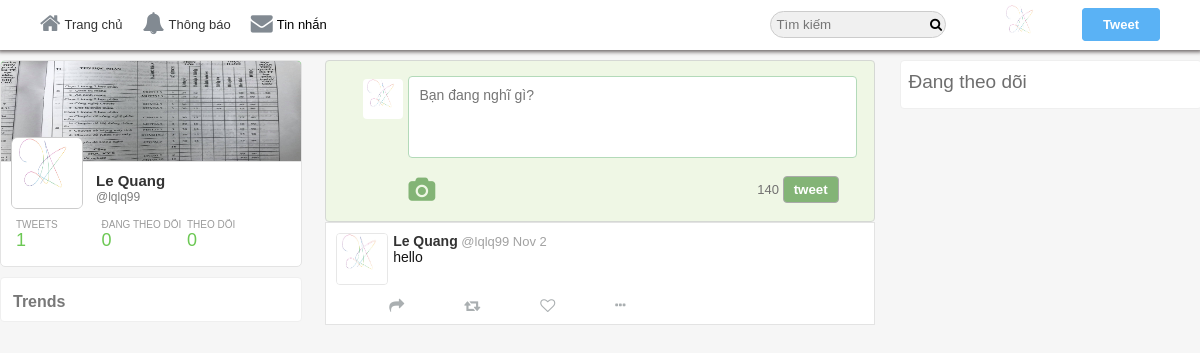
Screenshot of /home.php (signed in) with the database file from the repository.
### tables this page shows
CREATE TABLE `users` (
  `user_id` int(11) NOT NULL,
  `username` varchar(40) NOT NULL,
  `email` varchar(255) NOT NULL,
  `password` varchar(32) NOT NULL,
  `screenName` varchar(40) NOT NULL,
  `profileImage` varchar(255) NOT NULL,
  `profileCover` varchar(255) NOT NULL,
  `following` int(11) NOT NULL,
  `followers` int(11) NOT NULL,
  `bio` varchar(140) NOT NULL,
  `country` varchar(255) NOT NULL,
  `website` varchar(255) NOT NULL
);

CREATE TABLE `tweets` (
  `tweetID` int(11) NOT NULL,
  `status` varchar(140) NOT NULL,
  `tweetBy` int(11) NOT NULL,
  `retweetID` int(11) NOT NULL,
  `retweetBy` int(11) NOT NULL,
  `tweetImage` varchar(255) NOT NULL,
  `likesCount` int(11) NOT NULL,
  `retweetCount` int(11) NOT NULL,
  `postedOn` datetime NOT NULL,
  `retweetMsg` varchar(140) NOT NULL
);

### core/init.php (called while the page is built, shortened)
<?php
	include 'database/connection.php';
	include 'classes/user.php';
	include 'classes/tweet.php';
	include 'classes/follow.php';
  	global $pdo;
  	$getFromU = new User($pdo);
 ?>

### core/classes/user.php (called while the page is built, shortened)
	<?php
class User{
	protected $pdo;
 	public function __construct($pdo){
	    $this->pdo = $pdo;
	}
	public function userData($user_id){
		$stmt = $this->pdo->prepare('SELECT * FROM `users` WHERE `user_id` = :user_id');
		$stmt->bindParam(':user_id', $user_id, PDO::PARAM_INT);
		$stmt->execute();
		return $stmt->fetch(PDO::FETCH_OBJ);
	}
	public function loggedIn(){
		return (isset($_SESSION['user_id'])) ? true : false;
	}
	public function timeAgo($datetime){
		$time    = strtotime($datetime);
 		$current = time();
 		$seconds = $current - $time;
 		$minutes = round($seconds / 60);
		$hours   = round($seconds / 3600);
		$months  = round($seconds / 2600640);
		if($seconds <= 60){
			if($seconds == 0){
				return 'now';
			}else{
				return $seconds.'s';
			}
		}else if($minutes <= 60){
			return $minutes.'m';
		}else if($hours <= 24){
			return $hours.'h';
		}else if($months <= 12){
			return date('M j', $time);
		}else{
			return date('j M Y', $time);
		}
	}
}
?>

### home.php (the view, shortened to what this page needs)
<?php
  include 'core/init.php';
  $user_id = $_SESSION['user_id'];
  $user = $getFromU->userData($user_id);
  $notify  = $getFromM->getNotificationCount($user_id);
?>
<!DOCTYPE HTML>
 <html>
	<head>
		  <link rel="stylesheet" href="https://cdnjs.cloudflare.com/ajax/libs/font-awesome/4.6.3/css/font-awesome.css"/>
 	  	  <link rel="stylesheet" href="assets/css/style-complete.css"/>
	</head>
<body>
<div class="wrapper">
<div class="header-wrapper">
<div class="nav-container">
	<div class="nav">
		<div class="nav-left">
			<ul>
				<li><a href="<?php echo BASE_URL; ?>home.php"><i class="fa fa-home" aria-hidden="true"></i>Trang chủ</a></li>
        	  	<?php if($getFromU->loggedIn()=== true){?>
					<li><a href="<?php echo BASE_URL;?>i/notifications"><i class="fa fa-bell" aria-hidden="true"></i>Thông báo<span id="notificaiton"><?php if($notify->totalN > 0){echo '<span class="span-i">'.$notify->totalN.'</span>';}?></span></a></li>
					<li id="messagePopup"><i class="fa fa-envelope" aria-hidden="true"></i>Tin nhắn<span id="messages"><?php if($notify->totalM > 0){echo '<span class="span-i">'.$notify->totalM.'</span>';}?></span></li>
				<?php }?>
			</ul>
		</div>
		<div class="nav-right">
			<ul>
				<li>
					<input type="text" placeholder="Tìm kiếm" class= "search"/>
					<i class="fa fa-search" aria-hidden="true"></i>
				</li>
				<li class="hover"><label class="drop-label" for="drop-wrap1"><img src="<?php echo $user->profileImage; ?>"/></label>
				</li>
				<li><label class="addTweetBtn">Tweet</label></li>
			</ul>
		</div>
	</div>
</div>
</div>
<div class="inner-wrapper">
<div class="in-wrapper">
	<div class="in-full-wrap">
		<div class="in-left">
			<div class="in-left-wrap">
		<div class="info-box">
			<div class="info-inner">
				<div class="info-in-head">
					<img src="<?php echo $user->profileCover; ?>"/>
				</div>
				<div class="info-in-body">
					<div class="in-b-box">
						<div class="in-b-img">
							<img src="<?php echo $user->profileImage; ?>"/>
						</div>
					</div>
					<div class="info-body-name">
						<div class="in-b-name">
							<div><a href="<?php echo $user->username; ?>"><?php echo $user->screenName; ?></a></div>
							<span><small><a href="<?php echo $user->username; ?>">@<?php echo $user->username; ?></a></small></span>
						</div>
					</div>
				</div>
				<div class="info-in-footer">
					<div class="number-wrapper">
						<div class="num-box">
							<div class="num-head">
								TWEETS
							</div>
							<div class="num-body">
								<?php $getFromT->countTweets($user_id); ?>
							</div>
						</div>
						<div class="num-box">
							<div class="num-head">
								ĐANG THEO DÕI
							</div>
							<div class="num-body">
								<span class="count-following"><?php echo $user->following; ?></span>
							</div>
						</div>
						<div class="num-box">
							<div class="num-head">
								THEO DÕI
							</div>
							<div class="num-body">
								<span class="count-followers"><?php echo $user->followers; ?></span>
							</div>
						</div>
					</div>
				</div>
			</div>
		</div>
 	 <?php $getFromT->trends(); ?>
	</div>
		</div>
		<div class="in-center">
			<div class="in-center-wrap">
				<div class="tweet-wrap">
					<div class="tweet-inner">
						 <div class="tweet-h-left">
						 	<div class="tweet-h-img">
						 		<img src="<?php echo $user->profileImage; ?>"/>
						 	</div>
						 </div>
						 <div class="tweet-body">
						 <form method="post" enctype="multipart/form-data">
							<textarea class="status"  maxlength="141" name="status" placeholder="Bạn đang nghĩ gì?" rows="4" cols="50"></textarea>
 						 </div>
						 <div class="tweet-footer">
						 	<div class="t-fo-left">
						 		<ul>
						 			<li><label for="file"><i class="fa fa-camera" aria-hidden="true"></i></label>
						 			</li>
						 		</ul>
						 	</div>
						 	<div class="t-fo-right">
						 		<span id="count">140</span>
						 		<input type="submit" name="tweet" value="tweet"/>
						 	</div>
						 </div>
					</div>
				</div>
				 <div class="tweets">
 				  	<?php $getFromT->tweets($user_id, 10); ?>
 				 </div>
		    	<div class="loading-div">
		    	</div>
			</div>
		</div>
		<div class="in-right">
			<div class="in-right-wrap">
 			</div>
		</div>
	</div>
 </div>
</div>
</div>
</body>
</html>

### core/classes/tweet.php (shortened to what this page needs)
	<?php
class Tweet extends User{
 	public function __construct($pdo){
		$this->pdo = $pdo;
	}
	public function tweets($user_id, $num){
	    $stmt = $this->pdo->prepare("SELECT * FROM `tweets` LEFT JOIN `users` ON `tweetBy` = `user_id` WHERE `tweetBy` = :user_id AND `retweetID` = '0' OR `tweetBy` = `user_id` AND `retweetBy` != :user_id AND `tweetBy` IN (SELECT `receiver` FROM `follow` WHERE `sender` =:user_id) ORDER BY `tweetID` DESC LIMIT :num");
	    $stmt->bindParam(":user_id", $user_id, PDO::PARAM_INT);
	    $stmt->bindParam(":num", $num, PDO::PARAM_INT);
	    $stmt->execute();
	    $tweets = $stmt->fetchAll(PDO::FETCH_OBJ);
	    foreach ($tweets as $tweet) {
	      $likes = $this->likes($user_id, $tweet->tweetID);
	      $retweet = $this->checkRetweet($tweet->tweetID, $user_id);
	      $user = $this->userData($tweet->retweetBy);
 	      echo '<div class="all-tweet">
			      <div class="t-show-wrap">
			       <div class="t-show-inner">
			       '.((isset($retweet['retweetID']) ? $retweet['retweetID'] === $tweet->retweetID OR $tweet->retweetID > 0 : '') ? '
			      			<span><i class="fa fa-retweet" aria-hidden="true"></i></span><span>'.$user->screenName.' Retweeted</span>
			      	</div>'
			        : '').'
			        '.((!empty($tweet->retweetMsg) && $tweet->tweetID === $retweet['tweetID'] or $tweet->retweetID > 0) ? '<div class="t-show-head">
			        <div class="t-show-popup" data-tweet="'.$tweet->tweetID.'">
			        		<img src="'.BASE_URL.$user->profileImage.'"/>
			        			<span><a href="'.BASE_URL.$user->username.'">'.$user->screenName.'</a></span>
			        			<span>@'.$user->username.'</span>
			        			<span>'.$this->timeAgo($tweet->postedOn).'</span>
			        			'.$this->getTweetLinks($tweet->retweetMsg).'
			            '.((!empty($tweet->tweetImage)) ? '
			        				<img src="'.BASE_URL.$tweet->tweetImage.'" class="imagePopup" data-tweet="'.$tweet->tweetID.'"/>
			        			</div>' : '').'
			        					<span><a href="'.BASE_URL.$tweet->username.'">'.$tweet->screenName.'</a></span>
			        					<span>@'.$tweet->username.'</span>
			        					<span>'.$this->timeAgo($tweet->postedOn).'</span>
			        					'.$this->getTweetLinks($tweet->status).'
			        </div>' : '
			      	<div class="t-show-popup" data-tweet="'.$tweet->tweetID.'">
			      		<div class="t-show-head">
			      			<div class="t-show-img">
			      				<img src="'.$tweet->profileImage.'"/>
			      			</div>
			      			<div class="t-s-head-content">
			      				<div class="t-h-c-name">
			      					<span><a href="'.$tweet->username.'">'.$tweet->screenName.'</a></span>
			      					<span>@'.$tweet->username.'</span>
			      					<span>'.$this->timeAgo($tweet->postedOn).'</span>
			      				</div>
			      				<div class="t-h-c-dis">
			      					'.$this->getTweetLinks($tweet->status).'
			      				</div>
			      			</div>
			      		</div>'.
			          ((!empty($tweet->tweetImage)) ?
			      		 '
			            		     <img src="'.$tweet->tweetImage.'" class="imagePopup" data-tweet="'.$tweet->tweetID.'"/>
			          ' : '').'
			      	</div>').'
			      	<div class="t-show-footer">
			      		<div class="t-s-f-right">
			      			<ul>
			      				<li><button><i class="fa fa-share" aria-hidden="true"></i></button></li>
			      				<li>'.((isset($retweet['retweetID']) ? $tweet->tweetID === $retweet['retweetID'] : '') ?
			      					''.$tweet->tweetID.''.$tweet->tweetBy.''.(($tweet->retweetCount > 0) ? $tweet->retweetCount : '').'' :
			      					'<button class="retweet" data-tweet="'.$tweet->tweetID.'" data-user="'.$tweet->tweetBy.'"><i class="fa fa-retweet" aria-hidden="true"></i><span class="retweetsCount">'.(($tweet->retweetCount > 0) ? $tweet->retweetCount : '').'</span></button>').'
			      				</li>
			      				<li>'.((isset($likes['likeOn']) ? $likes['likeOn'] === $tweet->tweetID : '') ?
			      					''.$tweet->tweetID.''.$tweet->tweetBy.''.(($tweet->likesCount > 0) ? $tweet->likesCount : '' ).'' :
			      					'<button class="like-btn" data-tweet="'.$tweet->tweetID.'" data-user="'.$tweet->tweetBy.'"><i class="fa fa-heart-o" aria-hidden="true"></i><span class="likesCounter">'.(($tweet->likesCount > 0) ? $tweet->likesCount : '' ).'</span></button>').'
			      				</li>
			                '.(($tweet->tweetBy === $user_id) ? '
			              	    <li>
			      					<a href="#" class="more"><i class="fa fa-ellipsis-h" aria-hidden="true"></i></a>
			      					  <li><label class="deleteTweet" data-tweet="'.$tweet->tweetID.'">Xoá Tweet</label></li>
			      				</li>' : '').'
			      			</ul>
			      		</div>
			      	</div>
			      </div>
			      </div>
			      </div>';
	    }
	}
	public function likes($user_id, $tweet_id){
		$stmt = $this->pdo->prepare("SELECT * FROM `likes` WHERE `likeBy` = :user_id AND `likeOn` = :tweet_id");
		$stmt->bindParam(":user_id", $user_id, PDO::PARAM_INT);
		$stmt->bindParam(":tweet_id", $tweet_id, PDO::PARAM_INT);
		$stmt->execute();
		return $stmt->fetch(PDO::FETCH_ASSOC);
	}
	public function getTweetLinks($tweet){
		$tweet = preg_replace("/(https?:\/\/)([\w]+.)([\w\.]+)/", "<a href='$0' target='_blink'>$0</a>", $tweet);
		$tweet = preg_replace("/#([\w]+)/", "<a href='http://localhost/logisc/hashtag/$1'>$0</a>", $tweet);
		$tweet = preg_replace("/@([\w]+)/", "<a href='http://localhost/logisc/$1'>$0</a>", $tweet);
		return $tweet;
	}
	public function checkRetweet($tweet_id, $user_id){
		$stmt = $this->pdo->prepare("SELECT * FROM `tweets` WHERE `retweetID` = :tweet_id AND `retweetBy` = :user_id or `tweetID` = :tweet_id and `retweetBy` = :user_id");
		$stmt->bindParam(":tweet_id", $tweet_id, PDO::PARAM_INT);
		$stmt->bindParam(":user_id", $user_id, PDO::PARAM_INT);
		$stmt->execute();
		return $stmt->fetch(PDO::FETCH_ASSOC);
	}
	public function countTweets($user_id){
		$stmt = $this->pdo->prepare("SELECT COUNT(`tweetID`) AS `totalTweets` FROM `tweets` WHERE `tweetBy` = :user_id AND `retweetID` = '0' OR `retweetBy` = :user_id");
		$stmt->bindParam(":user_id", $user_id, PDO::PARAM_INT);
		$stmt->execute();
		$count = $stmt->fetch(PDO::FETCH_OBJ);
		echo $count->totalTweets;
	}
	public function trends(){
		echo '<div class="trend-wrapper"><div class="trend-inner"><div class="trend-title"><h3>Trends</h3></div>';
		echo '</div></div>';
	}
}
?>

### rows the page displays
users: profileImage (picture), profileCover (picture), screenName "Le Quang", username "lqlq99", following "0", followers "0"
tweets: users.profileImage (picture), users.screenName "Le Quang", users.username "lqlq99", postedOn "Nov 2", status "hello"

### other values shown
$count->totalTweets "1"
